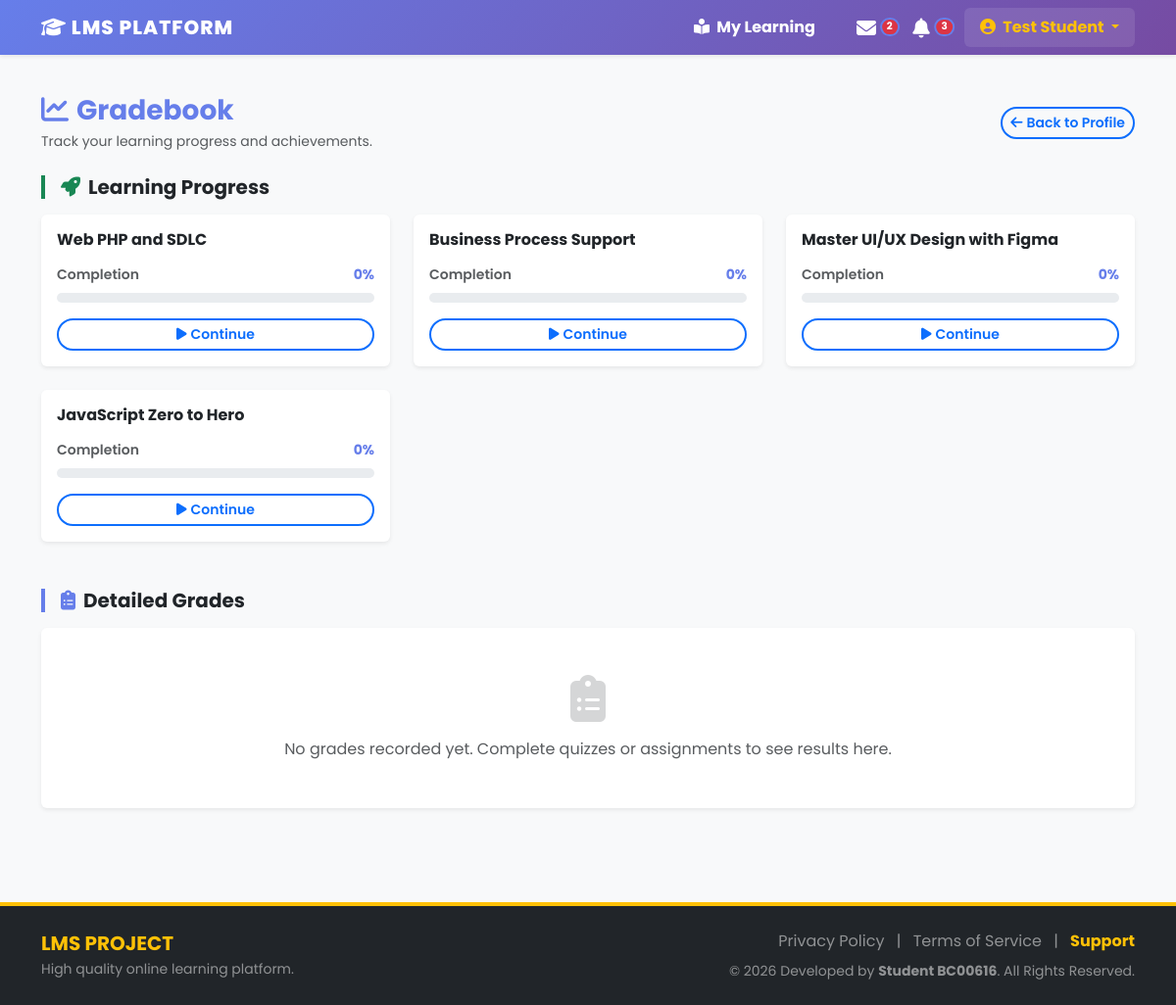
The page /public/profile/grades (signed in) on the database as committed earlier.
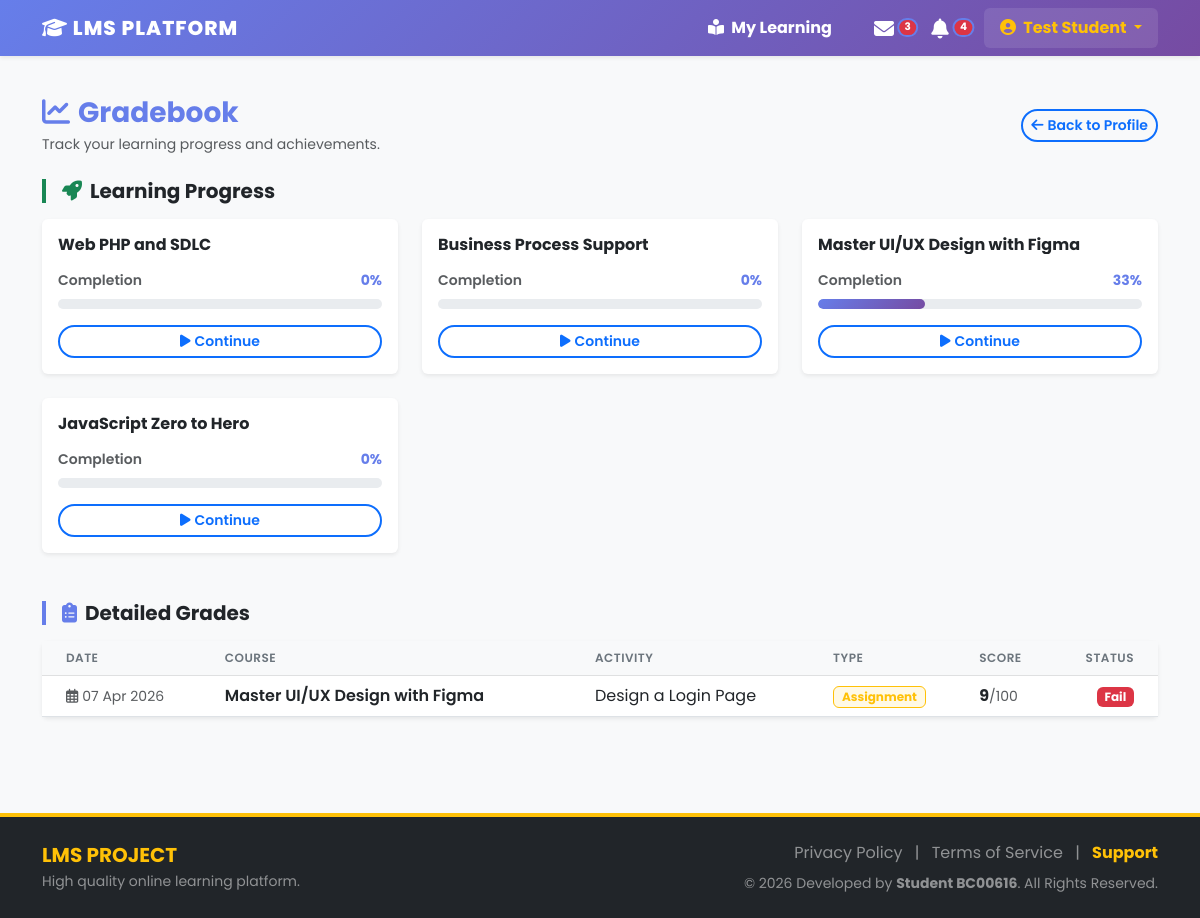
The same page on the database as committed later.
### tables this page shows
CREATE TABLE `courses` (
  `id` int(11) NOT NULL,
  `title` varchar(150) NOT NULL,
  `slug` varchar(150) NOT NULL,
  `description` text DEFAULT NULL,
  `price` decimal(10,2) DEFAULT 0.00,
  `thumbnail` varchar(255) DEFAULT NULL,
  `instructor_id` int(11) NOT NULL,
  `category_id` int(11) DEFAULT NULL,
  `status` enum('draft','published','hidden') DEFAULT 'draft',
  `created_at` timestamp NOT NULL DEFAULT current_timestamp()
);

CREATE TABLE `submissions` (
  `id` int(11) NOT NULL,
  `assignment_id` int(11) NOT NULL,
  `student_id` int(11) NOT NULL,
  `file_path` varchar(255) DEFAULT NULL,
  `grade` decimal(5,2) DEFAULT NULL,
  `feedback` text DEFAULT NULL,
  `submitted_at` timestamp NOT NULL DEFAULT current_timestamp()
);

CREATE TABLE `assignments` (
  `id` int(11) NOT NULL,
  `course_id` int(11) NOT NULL,
  `title` varchar(150) NOT NULL,
  `description` text DEFAULT NULL,
  `due_date` datetime DEFAULT NULL,
  `created_at` timestamp NOT NULL DEFAULT current_timestamp(),
  `deadline` datetime DEFAULT NULL
);

### app/Controllers/ProfileController.php (called while the page is built, shortened)
<?php
require_once '../app/Core/Controller.php';
class ProfileController extends Controller {
    public function grades() {
        $gradeModel = $this->model('GradeModel');
        $student_id = $_SESSION['user_id'];
        $quizGrades = $gradeModel->getQuizGrades($student_id);
        $assignGrades = $gradeModel->getAssignmentGrades($student_id);
        $progressData = $gradeModel->getCourseProgress($student_id);
        $allGrades = array_merge($quizGrades, $assignGrades);
        usort($allGrades, function($a, $b) {
            return strtotime($b['date']) - strtotime($a['date']);
        });
        $this->view('profile/grades', [
            'grades' => $allGrades,
            'progress' => $progressData
        ]);
    }
}

### public/index.php (called while the page is built, shortened)
<?php
require_once '../app/Config/Database.php';
require_once '../app/Core/Controller.php';
$app = new App();

### app/Models/GradeModel.php (called while the page is built, shortened)
<?php
require_once '../app/Config/Database.php';
class GradeModel {
    private $conn;
    public function __construct() {
        $db = new Database();
        $this->conn = $db->connect();
    }
    public function getAssignmentGrades($student_id) {
        $sql = "SELECT a.title as item_name, c.title as course_name, s.grade as score, s.submitted_at as date, 'Assignment' as type
                FROM submissions s
                JOIN assignments a ON s.assignment_id = a.id
                JOIN courses c ON a.course_id = c.id
                WHERE s.student_id = ?
                ORDER BY s.submitted_at DESC";
        $stmt = $this->conn->prepare($sql);
        $stmt->execute([$student_id]);
        return $stmt->fetchAll(PDO::FETCH_ASSOC);
    }
    public function getCourseProgress($student_id) {
        $sql = "SELECT c.id, c.title, c.thumbnail FROM enrollments e
                JOIN courses c ON e.course_id = c.id
                WHERE e.student_id = ?";
        $stmt = $this->conn->prepare($sql);
        $stmt->execute([$student_id]);
        $courses = $stmt->fetchAll(PDO::FETCH_ASSOC);
        return $courses;
    }
}

### app/Config/Database.php (called while the page is built)
<?php
class Database {
    private $host = 'localhost';
    private $user = 'root';
    private $pass = '';
    private $dbname = 'lms_db';
    public function connect() {
        try {
            $dsn = "mysql:host=" . $this->host . ";dbname=" . $this->dbname . ";charset=utf8";
            $pdo = new PDO($dsn, $this->user, $this->pass);
            $pdo->setAttribute(PDO::ATTR_ERRMODE, PDO::ERRMODE_EXCEPTION);
            return $pdo;
        } catch (PDOException $e) {
            die("Database Connection Error: " . $e->getMessage());
        }
    }
}

### app/Views/profile/grades.php (the view, shortened to what the changed rows need)
<?php require_once '../app/Views/inc/header.php'; ?>
<?php
    $progressList = $data['progress'] ?? [];
    $gradesList  = $data['grades'] ?? [];
?>
<header class="d-flex flex-wrap justify-content-between align-items-center mb-4 mt-3 gap-2">
    <div>
        <h1 class="h3 text-primary fw-bold mb-1"><i class="fas fa-chart-line me-2"></i>Gradebook</h1>
    </div>
</header>
<section class="mb-5">
    <h2 class="h5 fw-bold text-dark mb-3 border-start border-4 border-success ps-3">
        <i class="fas fa-rocket me-2 text-success"></i>Learning Progress
    </h2>
    <?php if (empty($progressList)): ?>
        <div class="card border-0 shadow-sm">
            <div class="card-body text-center py-5">
                <i class="fas fa-graduation-cap fa-3x text-muted mb-3 opacity-25"></i>
                <p class="text-muted mb-3">You haven't enrolled in any courses yet.</p>
                <a href="/LMS_Project/public/home/index" class="btn btn-primary btn-sm">Browse Courses</a>
            </div>
        </div>
    <?php else: ?>
        <div class="row g-4">
            <?php foreach ($progressList as $p): ?>
                <?php
                    $pct = min(100, max(0, (int) ($p['progress'] ?? 0)));
                ?>
                <div class="col-12 col-sm-6 col-lg-4">
                    <div class="card border-0 shadow-sm h-100 card-hover grades-progress-card">
                        <div class="card-body">
                            <h6 class="fw-bold text-dark mb-3 text-truncate" title="<?= htmlspecialchars($p['title'] ?? '') ?>">
                                <?= htmlspecialchars($p['title'] ?? 'Course') ?>
                            </h6>
                            <div class="d-flex justify-content-between align-items-center small mb-2">
                                <span class="text-muted fw-semibold">Completion</span>
                                <span class="fw-bold text-primary"><?= $pct ?>%</span>
                            </div>
                            <div class="progress grades-progress-bar" role="progressbar" aria-valuenow="<?= $pct ?>" aria-valuemin="0" aria-valuemax="100">
                                <div class="progress-bar" style="width: <?= $pct ?>%;"></div>
                            </div>
                            <a href="/LMS_Project/public/course/learn/<?= (int) ($p['id'] ?? 0) ?>" class="btn btn-outline-primary btn-sm w-100 mt-3">
                                <i class="fas fa-play me-1"></i>Continue
                            </a>
                        </div>
                    </div>
                </div>
            <?php endforeach; ?>
        </div>
    <?php endif; ?>
</section>
<section class="mb-5">
    <h2 class="h5 fw-bold text-dark mb-3 border-start border-4 border-primary ps-3">
        <i class="fas fa-clipboard-list me-2 text-primary"></i>Detailed Grades
    </h2>
    <div class="card border-0 shadow-sm">
        <div class="card-body p-0">
            <?php if (empty($gradesList)): ?>
                <div class="text-center py-5 px-3">
                    <i class="fas fa-clipboard-list fa-3x text-muted mb-3 opacity-25"></i>
                    <p class="text-muted mb-0">No grades recorded yet. Complete quizzes or assignments to see results here.</p>
                </div>
            <?php else: ?>
                <div class="table-responsive">
                    <table class="table table-hover align-middle mb-0 grades-table">
                        <thead class="table-light">
                            <tr>
                                <th class="ps-4 text-nowrap">Date</th>
                                <th>Course</th>
                                <th>Activity</th>
                                <th class="text-nowrap">Type</th>
                                <th class="text-nowrap">Score</th>
                                <th class="text-end pe-4">Status</th>
                            </tr>
                        </thead>
                        <tbody>
                            <?php foreach ($gradesList as $g): ?>
                                <tr>
                                    <td class="ps-4 small text-muted">
                                        <i class="far fa-calendar-alt me-1"></i><?= date('d M Y', strtotime($g['date'] ?? 'now')) ?>
                                    </td>
                                    <td class="fw-semibold text-dark"><?= htmlspecialchars($g['course_name'] ?? '') ?></td>
                                    <td><?= htmlspecialchars($g['item_name'] ?? '') ?></td>
                                    <td>
                                        <?php if (($g['type'] ?? '') === 'Quiz'): ?>
                                            <span class="badge bg-info bg-opacity-10 text-info border border-info">Quiz</span>
                                        <?php else: ?>
                                            <span class="badge bg-warning bg-opacity-10 text-warning border border-warning">Assignment</span>
                                        <?php endif; ?>
                                    </td>
                                    <td>
                                        <?php if (isset($g['score']) && $g['score'] !== null): ?>
                                            <span class="fw-bold text-dark"><?= (int) $g['score'] ?></span><span class="text-muted small">/100</span>
                                        <?php else: ?>
                                            <span class="text-muted fst-italic">Pending</span>
                                        <?php endif; ?>
                                    </td>
                                    <td class="text-end pe-4">
                                        <?php
                                        $score = $g['score'] ?? null;
                                        if ($score === null) echo '<span class="badge bg-secondary">Waiting</span>';
                                        elseif ($score >= 80) echo '<span class="badge bg-success">Distinction</span>';
                                        elseif ($score >= 50) echo '<span class="badge bg-primary">Pass</span>';
                                        else echo '<span class="badge bg-danger">Fail</span>';
                                        ?>
                                    </td>
                                </tr>
                            <?php endforeach; ?>
                        </tbody>
                    </table>
                </div>
            <?php endif; ?>
        </div>
    </div>
</section>
<?php require_once '../app/Views/inc/footer.php'; ?>

### app/Views/inc/header.php (shortened to what the changed rows need)
<?php
$msgCount = 0;
$notiCount = 0;
if (isset($_SESSION['user_id'])) {
    require_once '../app/Config/Database.php';
    $dbNav = new Database();
    $connNav = $dbNav->connect();
    $stmtMsg = $connNav->prepare("SELECT COUNT(*) FROM messages WHERE receiver_id = ? AND is_read = 0");
    $stmtMsg->execute([$_SESSION['user_id']]);
    $msgCount = $stmtMsg->fetchColumn();
    $stmtNoti = $connNav->prepare("SELECT COUNT(*) FROM notifications WHERE user_id = ? AND is_read = 0");
    $stmtNoti->execute([$_SESSION['user_id']]);
    $notiCount = $stmtNoti->fetchColumn();
}
?>
<!DOCTYPE html>
<html lang="en">
<head>
    <link href="https://cdn.jsdelivr.net/npm/bootstrap@5.3.0/dist/css/bootstrap.min.css" rel="stylesheet">
    <link rel="stylesheet" href="https://cdnjs.cloudflare.com/ajax/libs/font-awesome/6.4.0/css/all.min.css">
    <link rel="stylesheet" href="/LMS_Project/public/css/style.css">
</head>
<body>
<nav class="navbar navbar-expand-lg navbar-dark bg-primary mb-4 shadow-sm sticky-top">
    <div class="container">
        <div class="collapse navbar-collapse" id="navbarNav">
            <ul class="navbar-nav ms-auto align-items-center">
                <?php if (isset($_SESSION['user_id'])): ?>
                    <li class="nav-item nav-icon-item d-none d-lg-block">
                        <a class="nav-link text-white d-flex align-items-center justify-content-center" href="/LMS_Project/public/message/index" title="Messages">
                            <i class="fas fa-envelope fa-lg"></i>
                            <?php if ($msgCount > 0): ?>
                                <span class="badge rounded-pill bg-danger notification-badge">
                                    <?= $msgCount > 99 ? '99+' : $msgCount ?>
                                </span>
                            <?php endif; ?>
                        </a>
                    </li>
                    <li class="nav-item nav-icon-item me-3 d-none d-lg-block">
                        <a class="nav-link text-white d-flex align-items-center justify-content-center" href="/LMS_Project/public/profile/notifications" title="Notifications">
                            <i class="fas fa-bell fa-lg"></i>
                            <?php if ($notiCount > 0): ?>
                                <span class="badge rounded-pill bg-danger notification-badge">
                                    <?= $notiCount > 99 ? '99+' : $notiCount ?>
                                </span>
                            <?php endif; ?>
                        </a>
                    </li>
                <?php else: ?>
                    <li class="nav-item"><a class="nav-link text-white fw-semibold" href="/LMS_Project/public/auth/login">Log In</a></li>
                    <li class="nav-item ms-2"><a class="btn btn-warning fw-bold shadow-sm" href="/LMS_Project/public/auth/register">Sign Up Free</a></li>
                <?php endif; ?>
            </ul>
        </div>
    </div>
</nav>
<div class="container mb-5">

Rows that differ between the two databases and show on the page:
computed for courses "Master UI/UX Design with Figma": pct "0" → "33"
added submissions: submitted_at "07 Apr 2026", courses.title "Master UI/UX Design with Figma", assignment.title "Design a Login Page", grade "9", shows "Fail"
Other text that changed with them:
$msgCount: "2" → "3"
$notiCount: "3" → "4"
text no longer shown: "No grades recorded yet. Complete quizzes or assignments to see results here."
text now shown: "DATE COURSE ACTIVITY TYPE SCORE STATUS"
